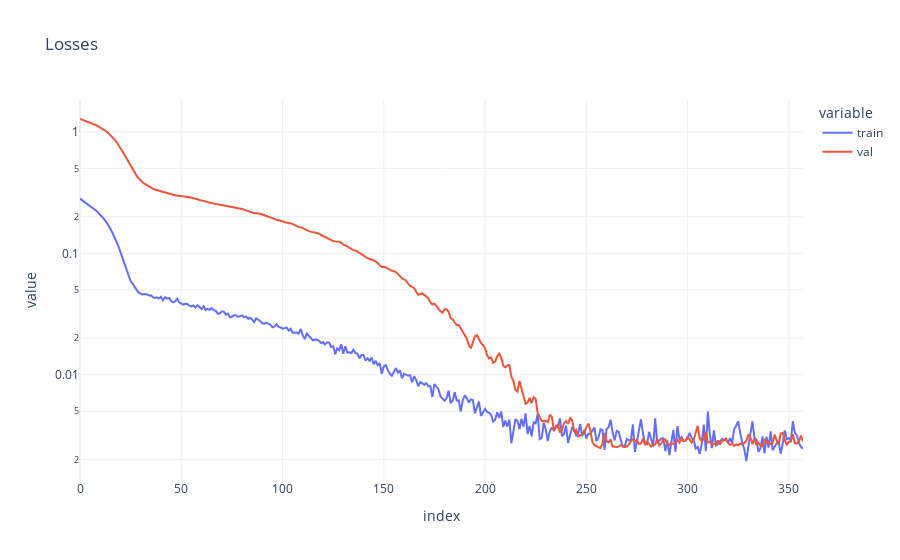

Notebook cell for this chart:
### Code cell
seq_length = 1
n_epochs = 1000
batch_size = 4
patience = 100
n_features = train.shape[1]
device = "cuda"

data_module = ap.PassengerDataModule(
  train=train,
  val=val,
  test=test,
  seq_length=seq_length,
  batch_size=batch_size,
  device=device,
  target_col="passengers",
)


# Create the model, optimizer and loss function
lstm = ap.PassengerLSTM(
  input_size=n_features, hidden_size=100, num_layers=3, output_size=1, device=device, dropout=0.1
)
optimizer = optim.AdamW(lstm.parameters(), lr=0.00005)
loss_fn = nn.MSELoss()
early_stopping = ap.EarlyStopping(patience=patience, verbose=True)

# Train the model
predictor = ap.PassengerPredictor(
  data_module=data_module, model=lstm, optimizer=optimizer, loss_fn=loss_fn
)
train_losses, val_losses = predictor.train(
  model=lstm,
  optimizer=optimizer,
  loss_fn=loss_fn,
  n_epochs=n_epochs,
  early_stopping=early_stopping,
)


# Plot the losses
losses = pd.DataFrame({"train": train_losses, "val": val_losses})
px.line(losses, y=["train", "val"], title="Losses", log_y=True)

### Figure 1 — Plotly figure (JSON) as saved in the notebook; plotly's stock layout.template omitted (floating-point values rounded to 4 significant figures; data arrays with more than 128 entries replaced by an {"elided": "..."} marker saying what was removed)
{"data": [{"hovertemplate": "variable=train<br>index=%{x}<br>value=%{y}<extra></extra>", "legendgroup": "train", "line": {"color": "#636efa", "dash": "solid"}, "marker": {"symbol": "circle"}, "mode": "lines", "name": "train", "orientation": "v", "showlegend": true, "type": "scatter", "x": {"elided": "358 int values"}, "xaxis": "x", "y": {"elided": "358 float values"}, "yaxis": "y"}, {"hovertemplate": "variable=val<br>index=%{x}<br>value=%{y}<extra></extra>", "legendgroup": "val", "line": {"color": "#EF553B", "dash": "solid"}, "marker": {"symbol": "circle"}, "mode": "lines", "name": "val", "orientation": "v", "showlegend": true, "type": "scatter", "x": {"elided": "358 int values"}, "xaxis": "x", "y": {"elided": "358 float values"}, "yaxis": "y"}], "layout": {"legend": {"title": {"text": "variable"}, "tracegroupgap": 0}, "title": {"text": "Losses"}, "xaxis": {"anchor": "y", "domain": [0, 1], "title": {"text": "index"}}, "yaxis": {"anchor": "x", "domain": [0, 1], "title": {"text": "value"}, "type": "log"}}}
